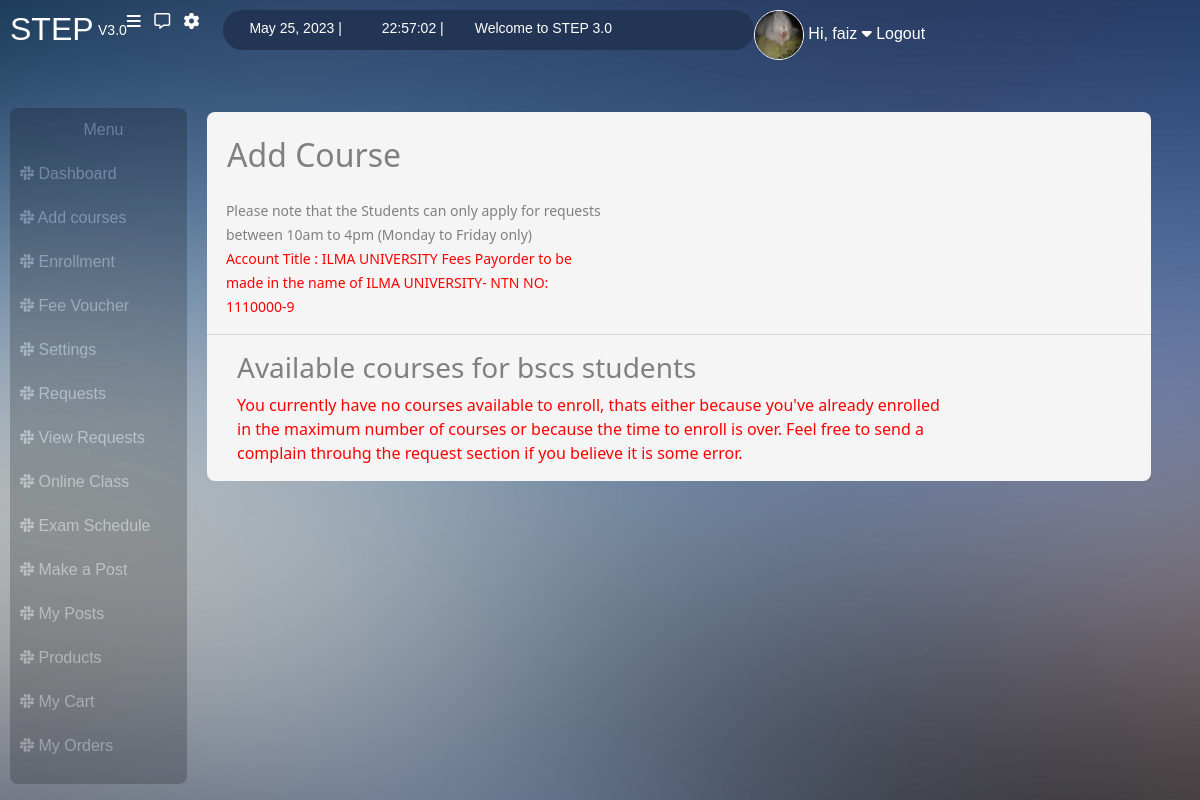
Screenshot of /add_course/ (signed in) with the database file from the repository.
### users/models.py (models this page shows, shortened)
class UserInfo(models.Model):
    user = models.ForeignKey(User, on_delete=models.CASCADE)
    degree_title = models.CharField(max_length=20, blank=True, default='bscs')
    address = models.CharField(max_length=50)
    profile_img = models.ImageField(upload_to='profile_images', default='blank-profile-picture.png')
    contact = models.CharField(max_length=20)
    is_student = models.BooleanField(blank=False, default=True)
    is_teacher = models.BooleanField(blank=False, default=False)

### users/views.py (the view, shortened to what this page needs)
# urls.py: path("add_course/", views.add_course, name='add_course'),
@login_required(login_url='student_login')
def add_course(request):
    user_profile = UserInfo.objects.get(user=request.user)
    if user_profile.is_teacher ==True:
        messages.warning(request, "You are logged in as a teacher and trying to access student's portal")
        return redirect('teacher_dashboard')
    else:
        today = date.today()
        now = datetime.now()
        current_time = now.strftime("%H:%M:%S")
        fees_object = Fees.objects.get(user=request.user)
        available_courses = AvailableCourses.objects.filter(course_for= user_profile.degree_title) | AvailableCourses.objects.filter(course_for = 'all')
        shift =[]
        i = 0
        if Enrollment.objects.filter(user=request.user):
            enrollment_object = Enrollment.objects.filter(user=request.user)
            for courses in enrollment_object:
                shift.append(courses.course_time)
                available_courses = available_courses.exclude(course_time=shift[i])
                i= i+1
        return render(request, "users/add_course.html", {'user_profile': user_profile, 'today':today, 'current_time': current_time, 'available_courses':available_courses})

### users/templates/users/add_course.html (shortened to what this page needs)
{% extends "users/base.html" %}
{% block heading %} Add Course {% endblock %}
        {% block content %}
            <h3>Available courses for {{user_profile.degree_title}} students </h3>
            {% if available_courses %}
                    <table class="table table-striped">
                        <thead>
                            <tr>
                                <th scope="col">Course</th>
                                <th scope="col">For</th>
                                <th scope="col">Time</th>
                                <th>Add</th>
                            </tr>
                        </thead>
                        <tbody>
                            {% for course in available_courses %}
                            <form action="" method="POST">
                                {% csrf_token %}
                            <tr>
                                <td><input type="text" hidden name="course" value="{{course.course_name}}">{{course.course_name}}</td>
                                <td>{{course.course_for}}</td>
                                <td>{{course.course_time}}</td>
                                <td><button class=" btn  btn-sm btn-outline-secondary" type="submit">Add Course!</button></td>
                            </tr>
                            </form>
                            {% endfor %}
                        </tbody>
                    </table>
            {% else %}
            <p class="red">You currently have no courses available to enroll, thats either because you've already enrolled in
                the maximum number of courses or because the time to enroll is over. Feel free to send a complain
                throuhg the request section if you believe it is some error.
            </p>
            {% endif %}
        {% endblock %}

### users/templates/users/base.html (shortened to what this page needs)
{% load static %}
<!DOCTYPE html>
<html lang="en">
<head>
    <link href="https://cdn.jsdelivr.net/npm/bootstrap@5.0.2/dist/css/bootstrap.min.css" rel="stylesheet">
    <link rel="stylesheet" href="{% static 'users/register_style.css' %}">
</head>
<body>
    <div class="box">
        <div class="nav">
            <a href="/dashboard"><h2>STEP </h2></a>  &nbsp;
            <small>  V3.0 </small>
                <a href="#"><i class="fa-solid fa-bars requests"></i></a> &nbsp; &nbsp;
                <a href="/request"><i class="fa-regular fa-message "></i></a> &nbsp; &nbsp;
                <a href="/settings" title="Settings"><i class="fa-solid fa-gear"></i></a>  &nbsp; &nbsp;
                <div class="oval_div">
                    <small> {{today}} |</small>  &nbsp; <small> {{current_time}}  |</small>
                    <small> Welcome to STEP 3.0 </small>
                </div>
                <dv class="profile_div">
                    <a href="/profile/{{user}}">
                        <img class="img-fluid " src="{{ user_profile.profile_img.url }}">
                        <span>Hi, {{user}}</span>
                        <i class="fa-solid fa-caret-down"></i>
                    </a>
                    <a href="/student_logout">Logout</a>
                </dv>
        </div>
                <br>   <br>
            <div class="responsive">
                    <div class="vertical_nav nav">
                        <ul>
                            <li class="text-center">Menu</li>
                            <a href="/dashboard"><li><i class="fa-brands fa-slack"></i>  Dashboard</li></a>
                            <a href="/add_course"><li><i class="fa-brands fa-slack"></i>  Add courses </li></a>
                            <a href="/enrollment"><li><i class="fa-brands fa-slack"></i>  Enrollment </li></a>
                            <a href="/fees"><li><i class="fa-brands fa-slack"></i>  Fee Voucher</li></a>
                            <a href="/settings"><li><i class="fa-brands fa-slack"></i>  Settings</li></a>
                            <a href="/request"><li><i class="fa-brands fa-slack"></i>  Requests</li></a>
                            <a href="/view_requests"><li><i class="fa-brands fa-slack"></i>  View Requests</li></a>
                            <a href="/online_class"><li><i class="fa-brands fa-slack"></i>  Online Class</li></a>
                            <a href="/exam"><li><i class="fa-brands fa-slack"></i>  Exam Schedule</li></a>
                            <a href="/make_post"><li><i class="fa-brands fa-slack"></i> Make a Post</li></a>
                            <a href="/my_posts/{{user.id}}"><li><i class="fa-brands fa-slack"></i> My Posts</li></a>
                            <a href="/all_products"><li><i class="fa-brands fa-slack"></i>  Products</li></a>
                            <a href="/my_cart"><li><i class="fa-brands fa-slack"></i>  My Cart</li></a>
                            <a href="/my_orders"><li><i class="fa-brands fa-slack"></i>  My Orders</li></a>
                        </ul>
                    </div>
                        <br>
                    <div class="right_side_main">
                            <br>
                            <h2 class="main_heading">{% block heading %} Dashboard {% endblock %}</h2>
                            <br><br>
                            <div class="notice">
                                    <small>Please note that the Students can only apply for requests between 10am to 4pm (Monday to Friday only)<br> <span>Account Title : ILMA UNIVERSITY Fees Payorder to be made in the name of ILMA UNIVERSITY- NTN NO: 1110000-9</span></small>
                            </div>
                            <hr>
                                <div class="base_content">
                                    {% block content %}
                                    {% endblock %}
                                </div>
                    </div>
            </div>
    </div>
</body>
</html>

### users/static/users/register_style.css (style rules this page uses)
body { background-image: url("/static/bg.jpg"); }
.box { margin: 10px; }
.nav { color: white; font-family: 'Gill Sans', 'Gill Sans MT', Calibri, 'Trebuchet MS', sans-serif; }
.nav small { margin-top:10px }
.nav a { text-decoration: none; color: inherit; }
.requests { margin-left: 60px; }
.oval_div { background-color: #233554; height: 40px; margin-left: 10px; width: 45%; border-radius: 35px; }
.oval_div small { margin-left: 5%; position: relative; top: 6px; }
.profile_div { margin-left: 20%; }
.profile_div img { height: 50px; width: 50px; border-radius: 50%; border: 1px; border-color: white; border-style: double; }
.vertical_nav { width:15%; height: auto; background-color: black; border-radius: 8px; opacity: 20%; float: left; display: inline; }
.vertical_nav ul { padding: 0; }
.vertical_nav li { color: white; padding-left: 10px; padding-top: 10px; padding-bottom: 10px; text-decoration: none; }
.right_side_main { width: 80%; background-color:whitesmoke; color: gray; height:auto; border-radius: 8px; margin-top: -20px; margin-left: 20px; float: left; vertical-align: top; }
.responsive { overflow: auto; }
.main_heading { color: gray; display: inline; padding-left: 20px; }
.right_side_main small>span { color: red; }
.notice { width: 40%; margin-left: 40%; }
.base_content { margin-left :30px; margin-right: 30px; }
.red { color: red; width: 80%; }
@media screen and (max-width: 1250px) and (min-width: 701px) { .profile_div { margin-left: 0%; } }
@media screen and (max-width: 1250px) and (min-width: 701px) { .requests { margin-left: 0%; } }
@media screen and (max-width: 1250px) and (min-width: 701px) { .notice { margin-left: 2%; } }

### rows the page displays
UserInfo: profile_img (picture), degree_title "bscs"

### other values shown
{{ today }} "May 25, 2023"
{{ user }} "faiz"
